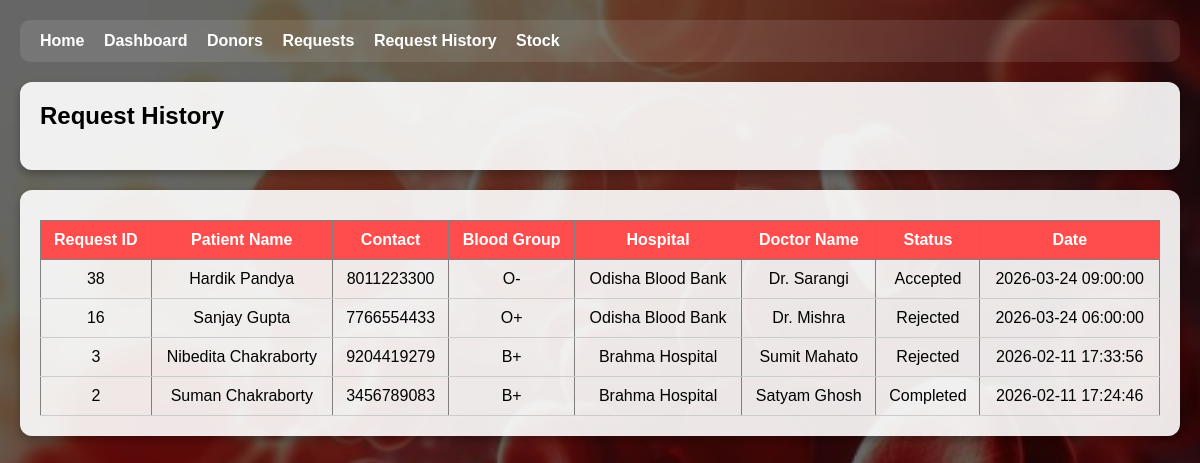
Page /admin_request_history.php (signed in) on the committed database.
### tables this page shows
CREATE TABLE `requests` (
  `request_id` int(11) NOT NULL,
  `patient_id` int(11) NOT NULL,
  `bank_id` int(11) NOT NULL,
  `hospital_name` varchar(150) NOT NULL,
  `doctor_name` varchar(100) NOT NULL,
  `blood_group` enum('A+','A-','B+','B-','AB+','AB-','O+','O-') NOT NULL,
  `units` int(11) NOT NULL,
  `status` enum('Pending','Accepted','Rejected','Completed') DEFAULT 'Pending',
  `request_date` timestamp NOT NULL DEFAULT current_timestamp()
);

CREATE TABLE `patients` (
  `patient_id` int(11) NOT NULL,
  `name` varchar(100) NOT NULL,
  `email` varchar(100) NOT NULL,
  `contact` varchar(15) NOT NULL,
  `age` int(11) NOT NULL,
  `gender` varchar(10) NOT NULL,
  `blood_group` varchar(5) NOT NULL,
  `password` varchar(255) NOT NULL
);

### admin_request_history.php (the view, shortened to what this page needs)
<?php
$bank_id = $_SESSION['bank_id'];
?>
<!DOCTYPE html>
<html>
<head>
</head>
<body>
<div class="overlay">
<div class="navbar">
<a href="index.php">Home</a>
<a href="admin_dashboard.php">Dashboard</a>
<a href="admin_donor_view.php">Donors</a>
<a href="admin_request_table.php">Requests</a>
<a href="admin_request_history.php">Request History</a>
<a href="admin_stock_check.php">Stock</a>
</div>
<div class="card">
<h2>Request History</h2>
</div>
<div class="card">
<table border="1" cellpadding="8">
<tr>
    <th>Request ID</th>
    <th>Patient Name</th>
    <th>Contact</th>
    <th>Blood Group</th>
    <th>Hospital</th>
    <th>Doctor Name</th>
    <th>Status</th>
    <th>Date</th>
</tr>
<?php
$sql = "SELECT r.*, p.name, p.contact
        FROM requests r
        JOIN patients p ON r.patient_id = p.patient_id
        WHERE r.bank_id='$bank_id'
        AND r.status != 'Pending'
        ORDER BY r.request_date DESC";
$result = mysqli_query($conn, $sql);
while($row = mysqli_fetch_assoc($result)){
?>
<tr>
    <td><?php echo $row['request_id']; ?></td>
    <td><?php echo $row['name']; ?></td>
    <td><?php echo $row['contact']; ?></td>
    <td><?php echo $row['blood_group']; ?></td>
    <td><?php echo $row['hospital_name']; ?></td>
    <td><?php echo $row['doctor_name']; ?></td>
    <td><?php echo $row['status']; ?></td>
    <td><?php echo $row['request_date']; ?></td>
</tr>
<?php
}
?>
</table>
</div>
</body>
</html>

### admin_request_history.php (style rules this page uses)
body { margin: 0; font-family: Arial, sans-serif; background: url('background 1.jpg') no-repeat center center fixed; background-size: cover; }
.overlay { background: rgba(0, 0, 0, 0.6); min-height: 100vh; padding: 20px; }
.navbar { background: rgba(255, 255, 255, 0.1); padding: 12px 20px; border-radius: 10px; margin-bottom: 20px; }
.navbar a { color: #fff; text-decoration: none; margin-right: 15px; font-weight: bold; }
.card { background: rgba(255, 255, 255, 0.9); padding: 20px; border-radius: 12px; margin-bottom: 20px; box-shadow: 0 4px 10px rgba(0,0,0,0.3); }
h2, h3 { margin-top: 0; }
table { width: 100%; border-collapse: collapse; margin-top: 10px; }
table th { background: #ff4d4d; color: white; padding: 10px; }
table td { padding: 10px; text-align: center; border-bottom: 1px solid #ccc; }

### rows in the picture
requests: request_id "38", patient.name "Hardik Pandya", patient.contact "8011223300", blood_group "O-", hospital_name "Odisha Blood Bank", doctor_name "Dr. Sarangi", status "Accepted", request_date "2026-03-24 09:00:00"
requests: request_id "16", patient.name "Sanjay Gupta", patient.contact "7766554433", blood_group "O+", hospital_name "Odisha Blood Bank", doctor_name "Dr. Mishra", status "Rejected", request_date "2026-03-24 06:00:00"
requests: request_id "3", patient.name "Nibedita Chakraborty", patient.contact "9204419279", blood_group "B+", hospital_name "Brahma Hospital", doctor_name "Sumit Mahato", status "Rejected", request_date "2026-02-11 17:33:56"
requests: request_id "2", patient.name "Suman Chakraborty", patient.contact "3456789083", blood_group "B+", hospital_name "Brahma Hospital", doctor_name "Satyam Ghosh", status "Completed", request_date "2026-02-11 17:24:46"
